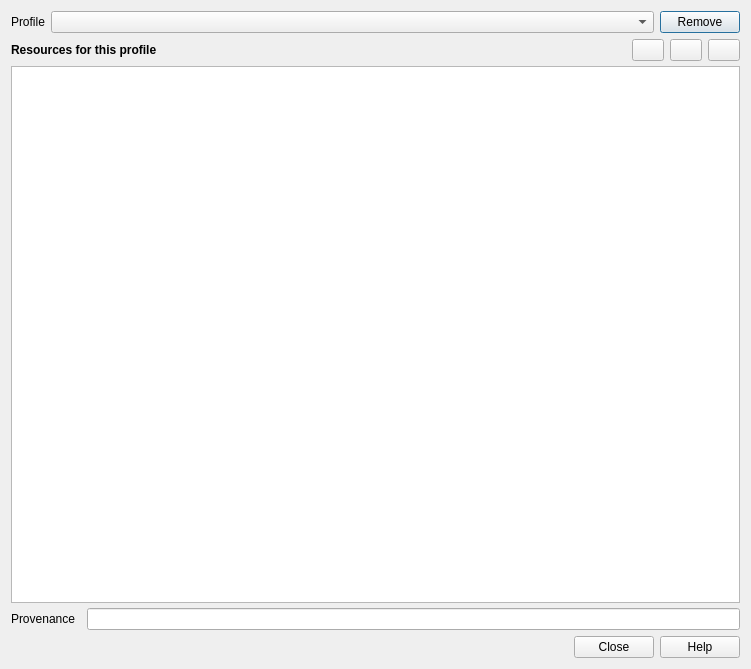
<?xml version="1.0" encoding="UTF-8"?>
<ui version="4.0">
 <class>NeedsManagerDialogBase</class>
 <widget class="QDialog" name="NeedsManagerDialogBase">
  <property name="geometry">
   <rect>
    <x>0</x>
    <y>0</y>
    <width>751</width>
    <height>669</height>
   </rect>
  </property>
  <property name="contextMenuPolicy">
   <enum>Qt::NoContextMenu</enum>
  </property>
  <property name="windowTitle">
   <string>Minimum Needs Manager</string>
  </property>
  <layout class="QGridLayout" name="gridLayout_2">
   <item row="0" column="0">
    <layout class="QHBoxLayout" name="horizontal_layout">
     <item>
      <widget class="QLabel" name="profileLabel">
       <property name="sizePolicy">
        <sizepolicy hsizetype="Preferred" vsizetype="Preferred">
         <horstretch>0</horstretch>
         <verstretch>0</verstretch>
        </sizepolicy>
       </property>
       <property name="text">
        <string>Profile</string>
       </property>
      </widget>
     </item>
     <item>
      <widget class="QComboBox" name="profile_combo">
       <property name="sizePolicy">
        <sizepolicy hsizetype="Expanding" vsizetype="Preferred">
         <horstretch>0</horstretch>
         <verstretch>0</verstretch>
        </sizepolicy>
       </property>
       <property name="toolTip">
        <string>Select a profile</string>
       </property>
      </widget>
     </item>
     <item>
      <widget class="QPushButton" name="remove_profile_button">
       <property name="text">
        <string>Remove</string>
       </property>
      </widget>
     </item>
    </layout>
   </item>
   <item row="1" column="0">
    <widget class="QStackedWidget" name="stacked_widget">
     <property name="enabled">
      <bool>true</bool>
     </property>
     <property name="mouseTracking">
      <bool>false</bool>
     </property>
     <property name="frameShape">
      <enum>QFrame::NoFrame</enum>
     </property>
     <property name="frameShadow">
      <enum>QFrame::Plain</enum>
     </property>
     <property name="lineWidth">
      <number>0</number>
     </property>
     <property name="currentIndex">
      <number>0</number>
     </property>
     <widget class="QWidget" name="profile_edit_page">
      <layout class="QGridLayout" name="gridLayout_3">
       <property name="verticalSpacing">
        <number>5</number>
       </property>
       <property name="margin">
        <number>0</number>
       </property>
       <item row="0" column="0" colspan="2">
        <widget class="QLabel" name="label">
         <property name="font">
          <font>
           <weight>75</weight>
           <bold>true</bold>
          </font>
         </property>
         <property name="text">
          <string>Resources for this profile</string>
         </property>
        </widget>
       </item>
       <item row="0" column="2">
        <spacer name="horizontal_spacer">
         <property name="orientation">
          <enum>Qt::Horizontal</enum>
         </property>
         <property name="sizeHint" stdset="0">
          <size>
           <width>437</width>
           <height>20</height>
          </size>
         </property>
        </spacer>
       </item>
       <item row="0" column="3">
        <widget class="QPushButton" name="add_resource_button">
         <property name="sizePolicy">
          <sizepolicy hsizetype="Fixed" vsizetype="Fixed">
           <horstretch>0</horstretch>
           <verstretch>0</verstretch>
          </sizepolicy>
         </property>
         <property name="maximumSize">
          <size>
           <width>32</width>
           <height>32</height>
          </size>
         </property>
         <property name="baseSize">
          <size>
           <width>32</width>
           <height>32</height>
          </size>
         </property>
         <property name="font">
          <font>
           <weight>50</weight>
           <bold>false</bold>
          </font>
         </property>
         <property name="toolTip">
          <string>Add new resource</string>
         </property>
         <property name="autoFillBackground">
          <bool>false</bool>
         </property>
         <property name="text">
          <string notr="true"/>
         </property>
         <property name="icon">
          <iconset resource="../resources/resources.qrc">
           <normaloff>:/plugins/inasafe/add_icon.svg</normaloff>:/plugins/inasafe/add_icon.svg</iconset>
         </property>
         <property name="checkable">
          <bool>false</bool>
         </property>
         <property name="autoDefault">
          <bool>true</bool>
         </property>
         <property name="default">
          <bool>false</bool>
         </property>
         <property name="flat">
          <bool>false</bool>
         </property>
        </widget>
       </item>
       <item row="0" column="4">
        <widget class="QPushButton" name="remove_resource_button">
         <property name="maximumSize">
          <size>
           <width>32</width>
           <height>32</height>
          </size>
         </property>
         <property name="baseSize">
          <size>
           <width>32</width>
           <height>32</height>
          </size>
         </property>
         <property name="font">
          <font>
           <weight>50</weight>
           <bold>false</bold>
          </font>
         </property>
         <property name="toolTip">
          <string>Remove selected resource</string>
         </property>
         <property name="text">
          <string/>
         </property>
         <property name="icon">
          <iconset resource="../resources/resources.qrc">
           <normaloff>:/plugins/inasafe/remove_icon.svg</normaloff>:/plugins/inasafe/remove_icon.svg</iconset>
         </property>
        </widget>
       </item>
       <item row="0" column="5">
        <widget class="QPushButton" name="edit_resource_button">
         <property name="maximumSize">
          <size>
           <width>32</width>
           <height>32</height>
          </size>
         </property>
         <property name="baseSize">
          <size>
           <width>32</width>
           <height>32</height>
          </size>
         </property>
         <property name="font">
          <font>
           <weight>50</weight>
           <bold>false</bold>
          </font>
         </property>
         <property name="toolTip">
          <string>Edit selected resource</string>
         </property>
         <property name="text">
          <string/>
         </property>
         <property name="icon">
          <iconset resource="../resources/resources.qrc">
           <normaloff>:/plugins/inasafe/edit_icon.svg</normaloff>:/plugins/inasafe/edit_icon.svg</iconset>
         </property>
        </widget>
       </item>
       <item row="1" column="0" colspan="6">
        <widget class="QListWidget" name="resources_list">
         <property name="dragDropMode">
          <enum>QAbstractItemView::InternalMove</enum>
         </property>
         <property name="alternatingRowColors">
          <bool>true</bool>
         </property>
         <property name="wordWrap">
          <bool>true</bool>
         </property>
        </widget>
       </item>
       <item row="2" column="0">
        <widget class="QLabel" name="provenance_label">
         <property name="text">
          <string>Provenance</string>
         </property>
        </widget>
       </item>
       <item row="2" column="1" colspan="5">
        <widget class="QLineEdit" name="provenance"/>
       </item>
      </layout>
     </widget>
     <widget class="QWidget" name="resource_edit_page">
      <layout class="QGridLayout" name="gridLayout">
       <property name="margin">
        <number>0</number>
       </property>
       <item row="1" column="0" colspan="2">
        <widget class="QWidget" name="resource_widget" native="true">
         <property name="sizePolicy">
          <sizepolicy hsizetype="Expanding" vsizetype="Expanding">
           <horstretch>0</horstretch>
           <verstretch>0</verstretch>
          </sizepolicy>
         </property>
        </widget>
       </item>
       <item row="0" column="0">
        <widget class="QLabel" name="resource_editor_label">
         <property name="font">
          <font>
           <weight>75</weight>
           <bold>true</bold>
          </font>
         </property>
         <property name="text">
          <string>Resource editor</string>
         </property>
        </widget>
       </item>
      </layout>
     </widget>
    </widget>
   </item>
   <item row="2" column="0">
    <widget class="QDialogButtonBox" name="button_box">
     <property name="standardButtons">
      <set>QDialogButtonBox::Close|QDialogButtonBox::Help</set>
     </property>
    </widget>
   </item>
  </layout>
 </widget>
 <resources>
  <include location="../resources/resources.qrc"/>
 </resources>
 <connections>
  <connection>
   <sender>button_box</sender>
   <signal>rejected()</signal>
   <receiver>NeedsManagerDialogBase</receiver>
   <slot>reject()</slot>
   <hints>
    <hint type="sourcelabel">
     <x>684</x>
     <y>643</y>
    </hint>
    <hint type="destinationlabel">
     <x>752</x>
     <y>613</y>
    </hint>
   </hints>
  </connection>
  <connection>
   <sender>button_box</sender>
   <signal>accepted()</signal>
   <receiver>NeedsManagerDialogBase</receiver>
   <slot>accept()</slot>
   <hints>
    <hint type="sourcelabel">
     <x>729</x>
     <y>646</y>
    </hint>
    <hint type="destinationlabel">
     <x>749</x>
     <y>654</y>
    </hint>
   </hints>
  </connection>
 </connections>
</ui>
